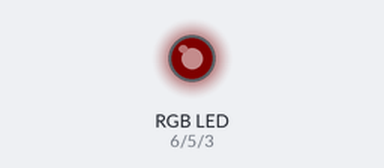
This sketch was run on a simulated Arduino Uno, built with avr-gcc and run on an emulated ATmega328P. Shown: an RGB LED mixed from three pins (HIGH = lit). Dim RGB values are drawn brighter than linear.

Above: at 0.05 s.
At 2.15 s:
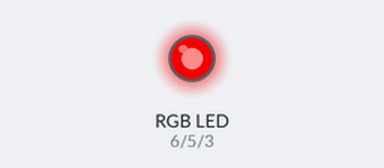
At 3.65 s:
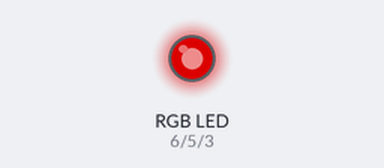
At 7.35 s:
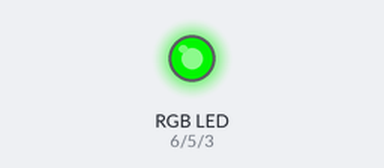
At 11.35 s:
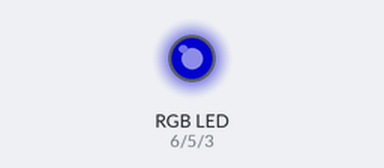
At 14.75 s:
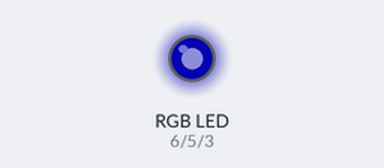
Timing chart, 0 to 20.6 s (numbered marks = the images above):
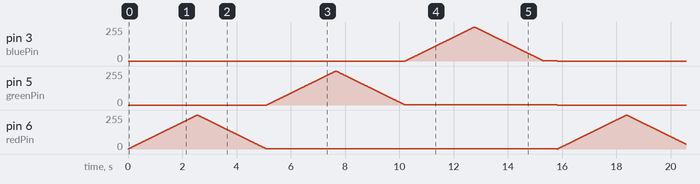

The sketch:

exp05_ledrgb01.ino
```cpp
/************************************************************************************
* IMBRAX - INDUSTRIA MECATRONICA BRASILEIRA
* Nome: exp05_ledrgb01
* Descricao: Oscila o LED RGB com o efeito de fade, primeiro acende com a cor vermelha
* depois verde e depois azul.
*
* Escrito por: Diego W. Antunes <diego@imbrax.com.br>
* Data: 01/10/2011
*************************************************************************************/

/************************************************************************************
* Constantes utilizadas no programa
************************************************************************************/
const int redPin = 6;    // RED pin of the LED to PWM pin 4
const int greenPin = 5;  // GREEN pin of the LED to PWM pin 5
const int bluePin = 3;   // BLUE pin of the LED to PWM pin 6

/************************************************************************************
* Variaveis
************************************************************************************/

/************************************************************************************
* Funcao: setup
* Descricao: Faz a configuracao e inicializacao de algumas variaveis importantes
* Notas:
************************************************************************************/
void setup()
{
  pinMode(redPin, OUTPUT);
  pinMode(greenPin, OUTPUT);
  pinMode(bluePin, OUTPUT);
  Serial.begin(9600);
}

/************************************************************************************
* Funcao: loop
* Descricao: Loop principal onde o microcontrolador deve passar a maior parte do tempo
* Notas:
************************************************************************************/
void loop()
{
  int myDelay = 10;

  analogWrite(greenPin, 0);
  analogWrite(redPin, 0);
  analogWrite(bluePin, 0);

  for (int i = 0; i < 255; i++) {
    analogWrite(redPin, i);
    // Aguarda 20 ms para a proxima iteracao
    delay(myDelay);
  }
  for (int i = 255; i > 0; i--) {
    analogWrite(redPin, i);
    // Aguarda 20 ms para a proxima iteracao
    delay(myDelay);
  }
  for (int i = 0; i < 255; i++) {
    analogWrite(greenPin, i);
    // Aguarda 20 ms para a proxima iteracao
    delay(myDelay);
  }
  for (int i = 255; i > 0; i--) {
    analogWrite(greenPin, i);
    // Aguarda 20 ms para a proxima iteracao
    delay(myDelay);
  }
  for (int i = 0; i < 255; i++) {
    analogWrite(bluePin, i);
    // Aguarda 20 ms para a proxima iteracao
    delay(myDelay);
  }
  for (int i = 255; i > 0; i--) {
    analogWrite(bluePin, i);
    // Aguarda 20 ms para a proxima iteracao
    delay(myDelay);
  }

  delay(500);
}
```
